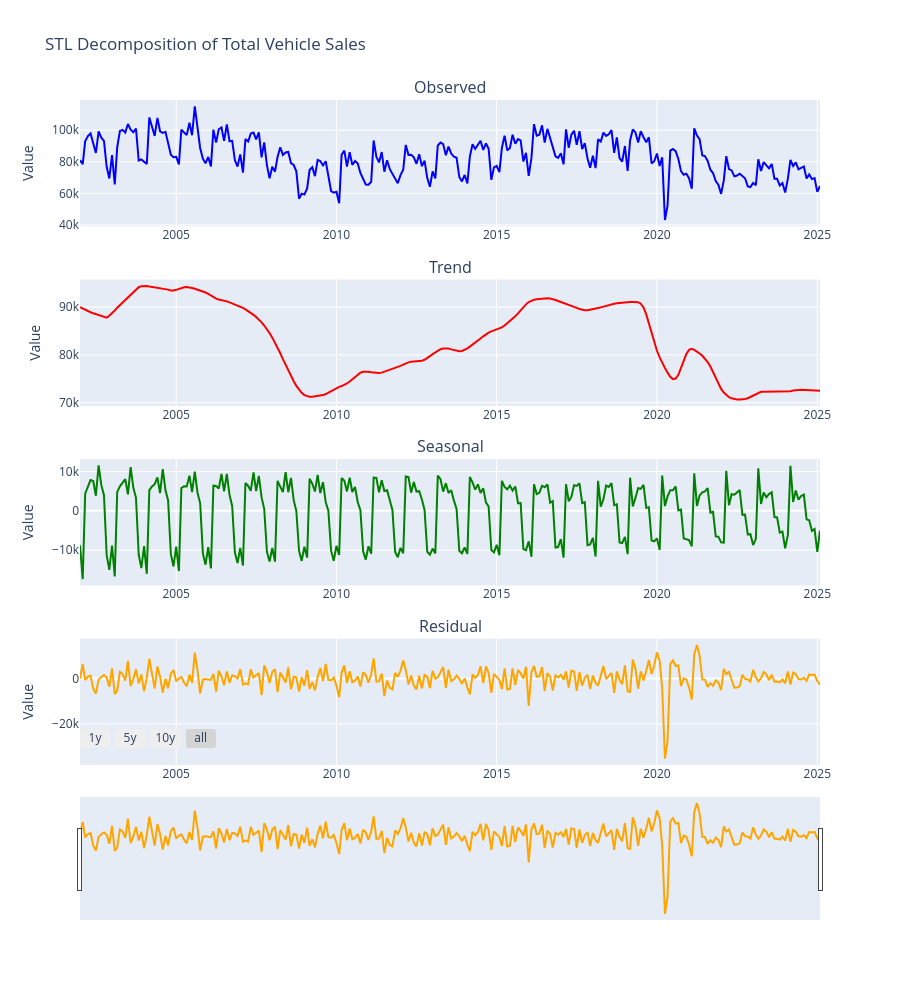

Here is the notebook cell this chart was saved with:
### Code cell
from statsmodels.tsa.seasonal import STL
import plotly.graph_objects as go
from plotly.subplots import make_subplots
import numpy as np

# Perform STL decomposition
stl = STL(vehicle_df['total_sales'], seasonal=13)
result = stl.fit()

# Extract components
observed = vehicle_df['total_sales']
trend_component = result.trend
seasonal_component = result.seasonal
residual_component = result.resid

# Create interactive plotly subplots
fig = make_subplots(
    rows=4, cols=1,
    subplot_titles=('Observed', 'Trend', 'Seasonal', 'Residual'),
    vertical_spacing=0.08,
    row_heights=[0.25, 0.25, 0.25, 0.25]
)

# Add observed data
fig.add_trace(
    go.Scatter(x=vehicle_df.index, y=observed, mode='lines', name='Observed', line=dict(color='blue')),
    row=1, col=1
)

# Add trend component
fig.add_trace(
    go.Scatter(x=vehicle_df.index, y=trend_component, mode='lines', name='Trend', line=dict(color='red')),
    row=2, col=1
)

# Add seasonal component
fig.add_trace(
    go.Scatter(x=vehicle_df.index, y=seasonal_component, mode='lines', name='Seasonal', line=dict(color='green')),
    row=3, col=1
)

# Add residual component
fig.add_trace(
    go.Scatter(x=vehicle_df.index, y=residual_component, mode='lines', name='Residual', line=dict(color='orange')),
    row=4, col=1
)

# Update layout with range slider and date range selector
fig.update_xaxes(
    rangeslider_visible=True,
    rangeselector=dict(
        buttons=list([
            dict(count=1, label="1y", step="year", stepmode="backward"),
            dict(count=5, label="5y", step="year", stepmode="backward"),
            dict(count=10, label="10y", step="year", stepmode="backward"),
            dict(step="all")
        ])
    ),
    row=4, col=1
)

# Update layout
fig.update_layout(
    title='STL Decomposition of Total Vehicle Sales',
    height=1000,
    showlegend=False
)

# Update y-axis labels
fig.update_yaxes(title_text='Value', row=1, col=1)
fig.update_yaxes(title_text='Value', row=2, col=1)
fig.update_yaxes(title_text='Value', row=3, col=1)
fig.update_yaxes(title_text='Value', row=4, col=1)

# Show the plot
fig.show()

# Calculate seasonal strength and trend strength metrics
var_seasonal_resid = np.var(seasonal_component + residual_component)
var_resid = np.var(residual_component)
seasonal_strength = 1 - (var_resid / var_seasonal_resid)

var_trend_resid = np.var(trend_component + residual_component)
trend_strength = 1 - (var_resid / var_trend_resid)

print(f"Seasonal Strength: {seasonal_strength:.4f}")
print(f"Trend Strength: {trend_strength:.4f}")

### Figure 1 — Plotly figure (JSON) as saved in the notebook; plotly's stock layout.template omitted (floating-point values rounded to 4 significant figures; data arrays with more than 128 entries replaced by an {"elided": "..."} marker saying what was removed)
{"data": [{"line": {"color": "blue"}, "mode": "lines", "name": "Observed", "type": "scatter", "x": {"elided": "278 str values"}, "xaxis": "x", "y": {"elided": "278 int values"}, "yaxis": "y"}, {"line": {"color": "red"}, "mode": "lines", "name": "Trend", "type": "scatter", "x": {"elided": "278 str values"}, "xaxis": "x2", "y": {"elided": "278 float values"}, "yaxis": "y2"}, {"line": {"color": "green"}, "mode": "lines", "name": "Seasonal", "type": "scatter", "x": {"elided": "278 str values"}, "xaxis": "x3", "y": {"elided": "278 float values"}, "yaxis": "y3"}, {"line": {"color": "orange"}, "mode": "lines", "name": "Residual", "type": "scatter", "x": {"elided": "278 str values"}, "xaxis": "x4", "y": {"elided": "278 float values"}, "yaxis": "y4"}], "layout": {"annotations": [{"font": {"size": 16}, "showarrow": false, "text": "Observed", "x": 0.5, "xanchor": "center", "xref": "paper", "y": 1, "yanchor": "bottom", "yref": "paper"}, {"font": {"size": 16}, "showarrow": false, "text": "Trend", "x": 0.5, "xanchor": "center", "xref": "paper", "y": 0.73, "yanchor": "bottom", "yref": "paper"}, {"font": {"size": 16}, "showarrow": false, "text": "Seasonal", "x": 0.5, "xanchor": "center", "xref": "paper", "y": 0.46, "yanchor": "bottom", "yref": "paper"}, {"font": {"size": 16}, "showarrow": false, "text": "Residual", "x": 0.5, "xanchor": "center", "xref": "paper", "y": 0.19, "yanchor": "bottom", "yref": "paper"}], "height": 1000, "showlegend": false, "title": {"text": "STL Decomposition of Total Vehicle Sales"}, "xaxis": {"anchor": "y", "domain": [0, 1]}, "xaxis2": {"anchor": "y2", "domain": [0, 1]}, "xaxis3": {"anchor": "y3", "domain": [0, 1]}, "xaxis4": {"anchor": "y4", "domain": [0, 1], "rangeselector": {"buttons": [{"count": 1, "label": "1y", "step": "year", "stepmode": "backward"}, {"count": 5, "label": "5y", "step": "year", "stepmode": "backward"}, {"count": 10, "label": "10y", "step": "year", "stepmode": "backward"}, {"step": "all"}]}, "rangeslider": {"visible": true}}, "yaxis": {"anchor": "x", "domain": [0.81, 1], "title": {"text": "Value"}}, "yaxis2": {"anchor": "x2", "domain": [0.54, 0.73], "title": {"text": "Value"}}, "yaxis3": {"anchor": "x3", "domain": [0.27, 0.46], "title": {"text": "Value"}}, "yaxis4": {"anchor": "x4", "domain": [0, 0.19], "title": {"text": "Value"}}}}
